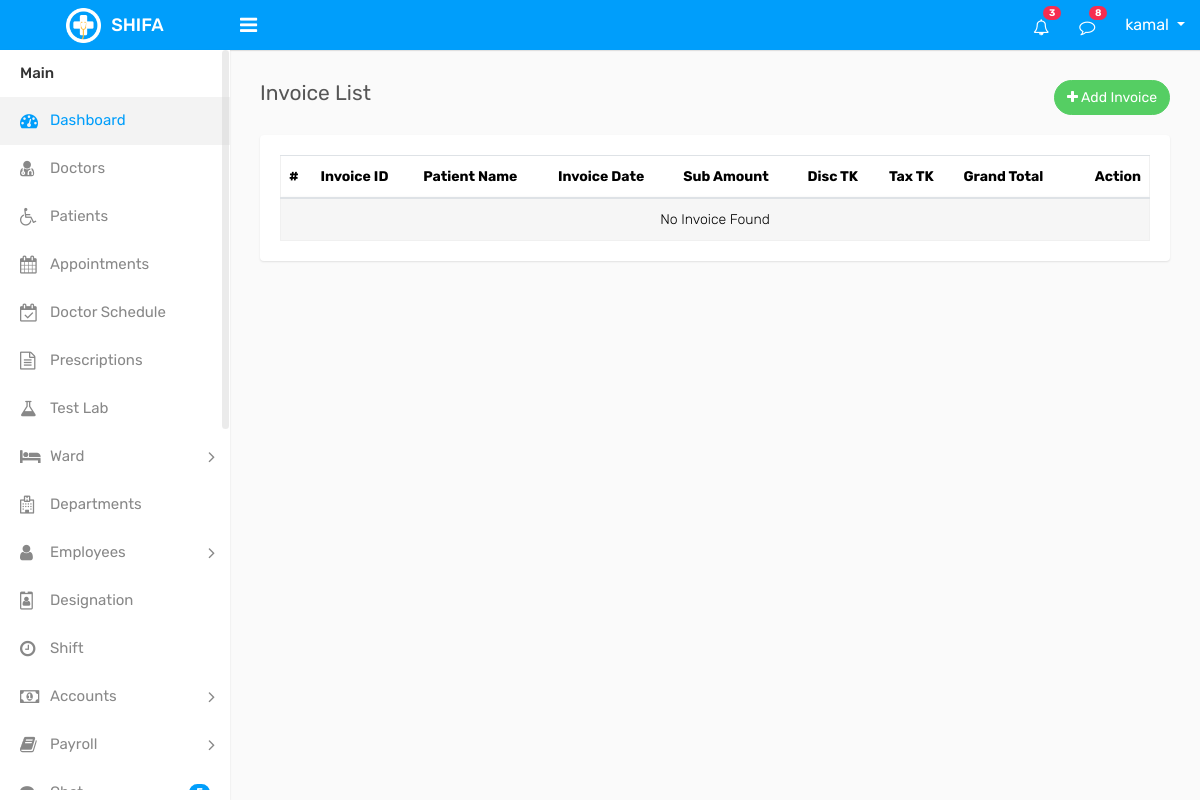
The page /invoices/invoice_list.php (signed in) on the database as committed earlier.
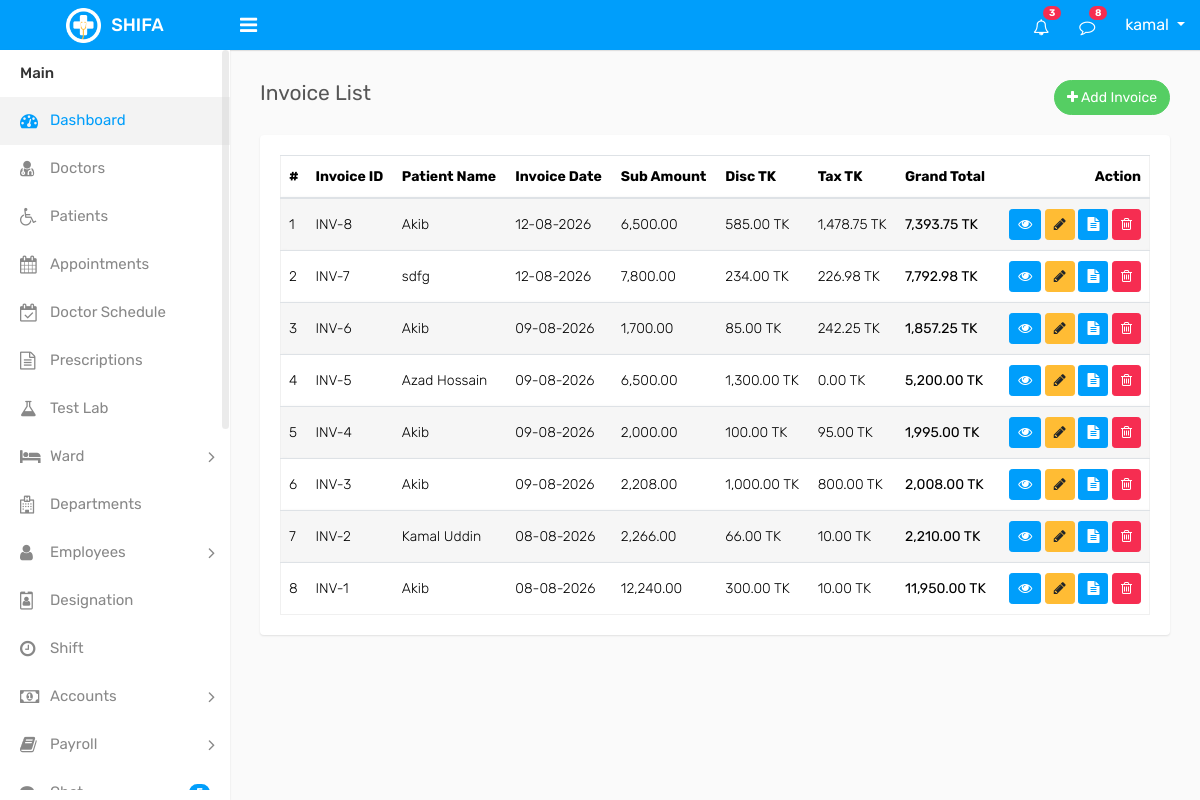
The same page on the database as committed later.
### tables this page shows
CREATE TABLE `invoices` (
  `id` int(11) NOT NULL,
  `patient_id` int(11) NOT NULL,
  `sub_amount` decimal(10,2) DEFAULT 0.00,
  `discount` decimal(10,2) DEFAULT 0.00,
  `tax` decimal(10,2) DEFAULT 0.00,
  `paid_amount` decimal(10,2) NOT NULL DEFAULT 0.00,
  `due_amount` decimal(10,2) NOT NULL DEFAULT 0.00,
  `payment_status` varchar(50) NOT NULL DEFAULT 'Due',
  `deleted_at` timestamp NULL DEFAULT NULL,
  `invoice_date` date NOT NULL,
  `status` int(11) DEFAULT 1 COMMENT '1=Active, 0=Deleted'
);

CREATE TABLE `patients` (
  `id` int(11) NOT NULL,
  `name` varchar(100) DEFAULT NULL,
  `gender` int(3) DEFAULT NULL COMMENT '1=male,2=female,3=others',
  `age` int(2) DEFAULT NULL,
  `blood_group` int(6) DEFAULT NULL,
  `phone` varchar(20) DEFAULT NULL,
  `email` varchar(100) DEFAULT NULL,
  `address` varchar(200) DEFAULT NULL,
  `discount_percent` decimal(5,2) DEFAULT 0.00,
  `emergency_contact` varchar(20) DEFAULT NULL,
  `created_at` timestamp NOT NULL DEFAULT current_timestamp(),
  `updated_at` timestamp NOT NULL DEFAULT current_timestamp() ON UPDATE current_timestamp(),
  `deleted_at` datetime DEFAULT NULL,
  `created_by` int(11) DEFAULT NULL,
  `updated_by` int(11) DEFAULT NULL
);

### invoices/invoice_list.php (the view, shortened to what this page needs)
<?php require_once "../component/header.php"; ?>
<?php require_once "../component/sidebar.php"; ?>
<?php $conn = $crud->conn; ?>
<div class="page-wrapper">
    <div class="content">
        <div class="row">
            <div class="col-sm-4 col-3">
                <h4 class="page-title">Invoice List</h4>
            </div>
            <div class="col-sm-8 col-9 text-right m-b-20">
                <a href="invoices.php" class="btn btn-success btn-rounded"><i class="fa fa-plus"></i> Add Invoice</a>
            </div>
        </div>
        <div class="row">
            <div class="col-md-12">
                <div class="card-box">
                    <div class="table-responsive">
                        <table class="table table-striped custom-table mb-0 datatable">
                            <thead>
                                <tr>
                                    <th>#</th>
                                    <th>Invoice ID</th>
                                    <th>Patient Name</th>
                                    <th>Invoice Date</th>
                                    <th>Sub Amount</th>
                                    <th>Disc TK</th>
                                    <th>Tax TK</th>
                                    <th>Grand Total</th>
                                    <th class="text-right">Action</th>
                                </tr>
                            </thead>
                            <tbody>
                                <?php
                                $sl=1;
                                $result = $conn->query("SELECT i.*, p.name as patient_name FROM invoices i
                                                        LEFT JOIN patients p ON i.patient_id = p.id
                                                        WHERE i.status=1 ORDER BY i.id DESC");
                                if($result && $result->num_rows > 0){
                                    while($row = $result->fetch_object()){
                                        $grand_total = ($row->sub_amount - $row->discount) + $row->tax;
                                ?>
                                <tr>
                                    <td><?php echo $sl++; ?></td>
                                    <td>INV-<?php echo $row->id; ?></td>
                                    <td><?php echo $row->patient_name; ?></td>
                                    <td><?php echo date('d-m-Y', strtotime($row->invoice_date)); ?></td>
                                    <td><?php echo number_format($row->sub_amount, 2); ?></td>
                                    <td><?php echo number_format($row->discount, 2); ?> TK</td>
                                    <td><?php echo number_format($row->tax, 2); ?> TK</td>
                                    <td><b><?php echo number_format($grand_total, 2); ?> TK</b></td>
                                    <td class="text-right">
                                        <a href="invoices.php?id=<?php echo $row->id; ?>" class="btn btn-sm btn-info" title="View/Print">
                                            <i class="fa fa-eye"></i>
                                        </a>
                                        <a href="invoices.php?edit_id=<?php echo $row->id; ?>" class="btn btn-sm btn-warning" title="Edit">
                                            <i class="fa fa-pencil"></i>
                                        </a>
                                        <a href="invoice_view.php?id=<?php echo $row->id; ?>" class="btn btn-sm btn-primary" title="Details">
                                            <i class="fa fa-file-text"></i>
                                        </a>
                                        <a href="invoice_list.php?delete_id=<?php echo $row->id; ?>" onclick="return confirm('Are you sure to delete this invoice?')" class="btn btn-sm btn-danger" title="Delete">
                                            <i class="fa fa-trash-o"></i>
                                        </a>
                                    </td>
                                </tr>
                                <?php
                                    }
                                } else {
                                ?>
                                <tr><td colspan="9" class="text-center">No Invoice Found</td></tr>
                                <?php
                                }
                                ?>
                            </tbody>
                        </table>
                    </div>
                </div>
            </div>
        </div>
    </div>
</div>
<?php require_once "../component/footer.php" ?>

Rows that differ between the two databases and show on the page:
added invoices: id "8", patient.name "Akib", invoice_date "12-08-2026", sub_amount "6,500.00", discount "585.00", tax "1,478.75", grand_total "7,393.75"
added invoices: id "7", patient.name "sdfg", invoice_date "12-08-2026", sub_amount "7,800.00", discount "234.00", tax "226.98", grand_total "7,792.98"
added invoices: id "6", patient.name "Akib", invoice_date "09-08-2026", sub_amount "1,700.00", discount "85.00", tax "242.25", grand_total "1,857.25"
added invoices: id "5", patient.name "Azad Hossain", invoice_date "09-08-2026", sub_amount "6,500.00", discount "1,300.00", tax "0.00", grand_total "5,200.00"
added invoices: id "4", patient.name "Akib", invoice_date "09-08-2026", sub_amount "2,000.00", discount "100.00", tax "95.00", grand_total "1,995.00"
added invoices: id "3", patient.name "Akib", invoice_date "09-08-2026", sub_amount "2,208.00", discount "1,000.00", tax "800.00", grand_total "2,008.00"
added invoices: id "2", patient.name "Kamal Uddin", invoice_date "08-08-2026", sub_amount "2,266.00", discount "66.00", tax "10.00", grand_total "2,210.00"
added invoices: id "1", patient.name "Akib", invoice_date "08-08-2026", sub_amount "12,240.00", discount "300.00", tax "10.00", grand_total "11,950.00"
Other text that changed with them:
text no longer shown: "No Invoice Found"
